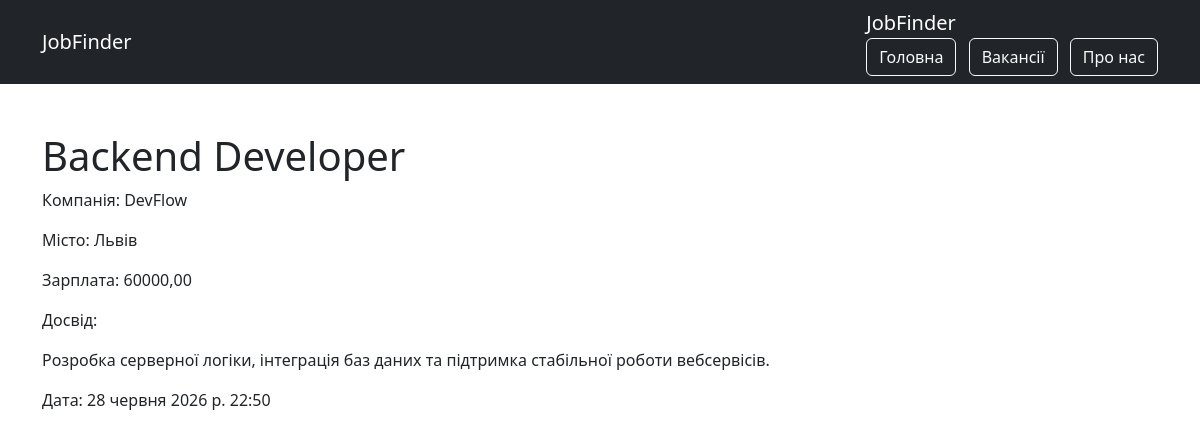
The app's page /vacancies/4/ with its own data.
### jobs_proj/models.py (models this page shows, shortened)
class Vacancy(models.Model):
    title = models.CharField(max_length=255)
    company = models.CharField(max_length=255)
    location = models.CharField(max_length=255)
    salary = models.DecimalField(
        max_digits=12,
        decimal_places=2,
        default=0
    )
    description = models.TextField()
    source_url = models.URLField(
        blank=True,
        unique=True
    )
    created_at = models.DateTimeField(auto_now_add=True)

### jobs_proj/views.py (the view)
def vacancy_detail(request, id):
    vacancy = get_object_or_404(Vacancy, id=id)
    return render(request, "jobs_proj/detail.html", {
        "vacancy": vacancy
    })

### jobs_proj/templates/jobs_proj/detail.html (shortened to what this page needs)
{% extends 'jobs_proj/base.html' %}
{% block content %}
<h1>
{{ vacancy.title }}
</h1>
<p>
Компанія:
{{ vacancy.company }}
</p>
<p>
Місто:
{{ vacancy.location }}
</p>
<p>
Зарплата:
{{ vacancy.salary }}
</p>
<p>
Досвід:
</p>
<p>
{{ vacancy.description }}
</p>
<p>
Дата:
{{ vacancy.created_at }}
</p>
{% endblock %}

### records on screen
Vacancy: title "Backend Developer", company "DevFlow", location "Львів", salary "60000,00", description "Розробка серверної логіки, інтеграція баз даних та підтримка стабільної роботи вебсервісів.", created_at "28 червня 2026 р. 22:50"
